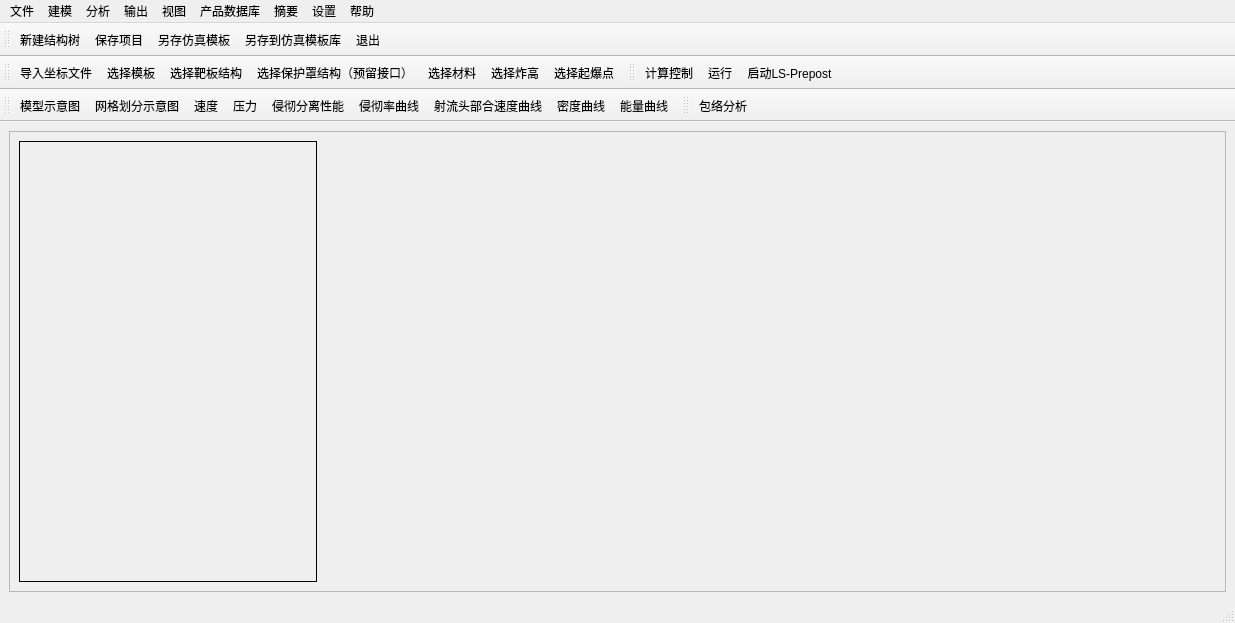
<?xml version="1.0" encoding="UTF-8"?>
<ui version="4.0">
 <class>MainWindow</class>
 <widget class="QMainWindow" name="MainWindow">
  <property name="geometry">
   <rect>
    <x>0</x>
    <y>0</y>
    <width>1235</width>
    <height>623</height>
   </rect>
  </property>
  <property name="windowTitle">
   <string>MainWindow</string>
  </property>
  <widget class="QWidget" name="centralwidget">
   <layout class="QVBoxLayout" name="verticalLayout">
    <item>
     <widget class="QFrame" name="frame">
      <property name="frameShape">
       <enum>QFrame::StyledPanel</enum>
      </property>
      <property name="frameShadow">
       <enum>QFrame::Raised</enum>
      </property>
      <layout class="QHBoxLayout" name="horizontalLayout" stretch="1,3">
       <item>
        <widget class="QStackedWidget" name="stackedWidget_left">
         <property name="maximumSize">
          <size>
           <width>16777215</width>
           <height>16777215</height>
          </size>
         </property>
         <property name="frameShape">
          <enum>QFrame::Panel</enum>
         </property>
         <widget class="QWidget" name="page_2">
          <layout class="QVBoxLayout" name="verticalLayout_2"/>
         </widget>
        </widget>
       </item>
       <item>
        <widget class="QStackedWidget" name="stackedWidget_right">
         <widget class="QWidget" name="page">
          <layout class="QHBoxLayout" name="horizontalLayout_3">
           <property name="spacing">
            <number>0</number>
           </property>
           <property name="leftMargin">
            <number>0</number>
           </property>
           <property name="topMargin">
            <number>0</number>
           </property>
           <property name="rightMargin">
            <number>0</number>
           </property>
           <property name="bottomMargin">
            <number>0</number>
           </property>
          </layout>
         </widget>
        </widget>
       </item>
      </layout>
     </widget>
    </item>
   </layout>
  </widget>
  <widget class="QMenuBar" name="menubar">
   <property name="geometry">
    <rect>
     <x>0</x>
     <y>0</y>
     <width>1235</width>
     <height>22</height>
    </rect>
   </property>
   <widget class="QMenu" name="menu">
    <property name="title">
     <string>文件</string>
    </property>
    <addaction name="newProjectAction"/>
    <addaction name="openProjectAction"/>
    <addaction name="action_3"/>
    <addaction name="saveOtherProjectAction"/>
    <addaction name="saveOtherModelAction"/>
    <addaction name="action_exit"/>
   </widget>
   <widget class="QMenu" name="menu_2">
    <property name="title">
     <string>建模</string>
    </property>
    <addaction name="ImportCoordinate"/>
    <addaction name="SelectModel"/>
    <addaction name="SelectPlateStruct"/>
    <addaction name="SelectProtec"/>
    <addaction name="SelectMaterial"/>
    <addaction name="SelectFireHigh"/>
    <addaction name="SelectInitiation"/>
   </widget>
   <widget class="QMenu" name="menu_3">
    <property name="title">
     <string>分析</string>
    </property>
    <addaction name="CalculationControl"/>
    <addaction name="EnvelopeAnalysis"/>
    <addaction name="Runing"/>
    <addaction name="action_Prepost"/>
   </widget>
   <widget class="QMenu" name="menu_4">
    <property name="title">
     <string>输出</string>
    </property>
    <addaction name="action_21"/>
    <addaction name="action_23"/>
    <addaction name="action_24"/>
    <addaction name="action_moxinxianshi"/>
    <addaction name="action_28"/>
    <addaction name="action_22"/>
    <addaction name="action_29"/>
    <addaction name="action_26"/>
    <addaction name="action_27"/>
   </widget>
   <widget class="QMenu" name="menu_5">
    <property name="title">
     <string>视图</string>
    </property>
    <addaction name="action_32"/>
    <addaction name="action_33"/>
    <addaction name="action_52"/>
    <addaction name="action_53"/>
   </widget>
   <widget class="QMenu" name="menu_6">
    <property name="title">
     <string>产品数据库</string>
    </property>
    <addaction name="action_38"/>
    <addaction name="action_results"/>
   </widget>
   <widget class="QMenu" name="menu_7">
    <property name="title">
     <string>摘要</string>
    </property>
    <addaction name="action_40"/>
    <addaction name="action_42"/>
    <addaction name="action_43"/>
    <addaction name="action_7"/>
    <addaction name="action_9"/>
    <addaction name="action_45"/>
    <addaction name="action_56"/>
   </widget>
   <widget class="QMenu" name="menu_8">
    <property name="title">
     <string>设置</string>
    </property>
    <widget class="QMenu" name="menu_10">
     <property name="title">
      <string>切换用户</string>
     </property>
     <addaction name="action"/>
     <addaction name="action_2"/>
     <addaction name="action_4"/>
    </widget>
    <addaction name="action_46"/>
    <addaction name="action_47"/>
    <addaction name="menu_10"/>
    <addaction name="action_10"/>
   </widget>
   <widget class="QMenu" name="menu_9">
    <property name="title">
     <string>帮助</string>
    </property>
    <addaction name="action_update_log"/>
    <addaction name="action_50"/>
    <addaction name="action_about"/>
   </widget>
   <addaction name="menu"/>
   <addaction name="menu_2"/>
   <addaction name="menu_3"/>
   <addaction name="menu_4"/>
   <addaction name="menu_5"/>
   <addaction name="menu_6"/>
   <addaction name="menu_7"/>
   <addaction name="menu_8"/>
   <addaction name="menu_9"/>
  </widget>
  <widget class="QStatusBar" name="statusbar"/>
  <widget class="QToolBar" name="toolBar">
   <property name="windowTitle">
    <string>toolBar</string>
   </property>
   <property name="toolTip">
    <string/>
   </property>
   <attribute name="toolBarArea">
    <enum>TopToolBarArea</enum>
   </attribute>
   <attribute name="toolBarBreak">
    <bool>false</bool>
   </attribute>
   <addaction name="newProjectAction"/>
   <addaction name="action_3"/>
   <addaction name="saveOtherProjectAction"/>
   <addaction name="saveOtherModelAction"/>
   <addaction name="action_exit"/>
  </widget>
  <widget class="QToolBar" name="toolBar_2">
   <property name="windowTitle">
    <string>toolBar_2</string>
   </property>
   <attribute name="toolBarArea">
    <enum>TopToolBarArea</enum>
   </attribute>
   <attribute name="toolBarBreak">
    <bool>true</bool>
   </attribute>
   <addaction name="ImportCoordinate"/>
   <addaction name="SelectModel"/>
   <addaction name="SelectPlateStruct"/>
   <addaction name="SelectProtec"/>
   <addaction name="SelectMaterial"/>
   <addaction name="SelectFireHigh"/>
   <addaction name="SelectInitiation"/>
  </widget>
  <widget class="QToolBar" name="toolBar_3">
   <property name="windowTitle">
    <string>toolBar_3</string>
   </property>
   <attribute name="toolBarArea">
    <enum>TopToolBarArea</enum>
   </attribute>
   <attribute name="toolBarBreak">
    <bool>false</bool>
   </attribute>
   <addaction name="CalculationControl"/>
   <addaction name="Runing"/>
   <addaction name="action_Prepost"/>
  </widget>
  <widget class="QToolBar" name="toolBar_4">
   <property name="windowTitle">
    <string>toolBar_4</string>
   </property>
   <attribute name="toolBarArea">
    <enum>TopToolBarArea</enum>
   </attribute>
   <attribute name="toolBarBreak">
    <bool>true</bool>
   </attribute>
   <addaction name="action_moxinxianshi"/>
   <addaction name="action_28"/>
   <addaction name="action_23"/>
   <addaction name="action_24"/>
   <addaction name="action_21"/>
   <addaction name="action_22"/>
   <addaction name="action_29"/>
   <addaction name="action_26"/>
   <addaction name="action_27"/>
  </widget>
  <widget class="QToolBar" name="toolBar_5">
   <property name="windowTitle">
    <string>toolBar_5</string>
   </property>
   <attribute name="toolBarArea">
    <enum>TopToolBarArea</enum>
   </attribute>
   <attribute name="toolBarBreak">
    <bool>false</bool>
   </attribute>
   <addaction name="EnvelopeAnalysis"/>
  </widget>
  <action name="newProjectAction">
   <property name="text">
    <string>新建结构树</string>
   </property>
  </action>
  <action name="openProjectAction">
   <property name="text">
    <string>打开项目</string>
   </property>
  </action>
  <action name="action_3">
   <property name="text">
    <string>保存项目</string>
   </property>
  </action>
  <action name="saveOtherProjectAction">
   <property name="text">
    <string>另存仿真模板</string>
   </property>
   <property name="toolTip">
    <string>另存仿真模板</string>
   </property>
  </action>
  <action name="saveOtherModelAction">
   <property name="enabled">
    <bool>true</bool>
   </property>
   <property name="text">
    <string>另存到仿真模板库</string>
   </property>
  </action>
  <action name="action_exit">
   <property name="text">
    <string>退出</string>
   </property>
  </action>
  <action name="ImportCoordinate">
   <property name="text">
    <string>导入坐标文件</string>
   </property>
  </action>
  <action name="SelectPlateStruct">
   <property name="enabled">
    <bool>true</bool>
   </property>
   <property name="text">
    <string>选择靶板结构</string>
   </property>
  </action>
  <action name="SelectProtec">
   <property name="enabled">
    <bool>true</bool>
   </property>
   <property name="text">
    <string>选择保护罩结构（预留接口）</string>
   </property>
  </action>
  <action name="SelectMaterial">
   <property name="enabled">
    <bool>true</bool>
   </property>
   <property name="text">
    <string>选择材料</string>
   </property>
  </action>
  <action name="SelectFireHigh">
   <property name="enabled">
    <bool>true</bool>
   </property>
   <property name="text">
    <string>选择炸高</string>
   </property>
  </action>
  <action name="SelectInitiation">
   <property name="enabled">
    <bool>true</bool>
   </property>
   <property name="text">
    <string>选择起爆点</string>
   </property>
  </action>
  <action name="CalculationControl">
   <property name="text">
    <string>计算控制</string>
   </property>
  </action>
  <action name="EnvelopeAnalysis">
   <property name="text">
    <string>包络分析</string>
   </property>
  </action>
  <action name="Runing">
   <property name="text">
    <string>运行</string>
   </property>
  </action>
  <action name="action_LS_Prepost">
   <property name="text">
    <string>生成工况</string>
   </property>
   <property name="toolTip">
    <string>生成工况</string>
   </property>
  </action>
  <action name="action_20">
   <property name="text">
    <string>仿真报告</string>
   </property>
  </action>
  <action name="action_21">
   <property name="text">
    <string>侵彻分离性能</string>
   </property>
   <property name="toolTip">
    <string>侵彻分离性能</string>
   </property>
  </action>
  <action name="action_22">
   <property name="text">
    <string>侵彻率曲线</string>
   </property>
   <property name="toolTip">
    <string>侵彻率曲线</string>
   </property>
  </action>
  <action name="action_23">
   <property name="text">
    <string>速度</string>
   </property>
   <property name="toolTip">
    <string>速度</string>
   </property>
  </action>
  <action name="action_24">
   <property name="text">
    <string>压力</string>
   </property>
   <property name="toolTip">
    <string>压力</string>
   </property>
  </action>
  <action name="action_26">
   <property name="text">
    <string>密度曲线</string>
   </property>
   <property name="toolTip">
    <string>密度曲线</string>
   </property>
  </action>
  <action name="action_27">
   <property name="text">
    <string>能量曲线</string>
   </property>
   <property name="toolTip">
    <string>能量曲线</string>
   </property>
  </action>
  <action name="action_28">
   <property name="text">
    <string>网格划分示意图</string>
   </property>
   <property name="toolTip">
    <string>网格划分示意图</string>
   </property>
  </action>
  <action name="action_29">
   <property name="text">
    <string>射流头部合速度曲线</string>
   </property>
   <property name="toolTip">
    <string>射流头部合速度曲线</string>
   </property>
  </action>
  <action name="action_32">
   <property name="text">
    <string>Z正向视图</string>
   </property>
   <property name="toolTip">
    <string>Z正向视图</string>
   </property>
  </action>
  <action name="action_33">
   <property name="text">
    <string>Z负向视图</string>
   </property>
   <property name="toolTip">
    <string>Z负向视图</string>
   </property>
  </action>
  <action name="action_34">
   <property name="text">
    <string>复位界面</string>
   </property>
  </action>
  <action name="action_38">
   <property name="enabled">
    <bool>true</bool>
   </property>
   <property name="text">
    <string>产品结构</string>
   </property>
  </action>
  <action name="action_40">
   <property name="enabled">
    <bool>true</bool>
   </property>
   <property name="text">
    <string>材料库</string>
   </property>
  </action>
  <action name="action_41">
   <property name="text">
    <string>切割索型面库</string>
   </property>
  </action>
  <action name="action_42">
   <property name="text">
    <string>靶板结构库</string>
   </property>
  </action>
  <action name="action_43">
   <property name="text">
    <string>保护罩结构库(待开发)</string>
   </property>
  </action>
  <action name="action_45">
   <property name="text">
    <string>仿真模板库</string>
   </property>
  </action>
  <action name="action_46">
   <property name="text">
    <string>软件环境</string>
   </property>
  </action>
  <action name="action_47">
   <property name="text">
    <string>并行窗口运算</string>
   </property>
  </action>
  <action name="action_update_log">
   <property name="text">
    <string>版本更新日志</string>
   </property>
  </action>
  <action name="action_50">
   <property name="text">
    <string>软件使用说明</string>
   </property>
  </action>
  <action name="action_51">
   <property name="text">
    <string>修改版本名称</string>
   </property>
  </action>
  <action name="action_52">
   <property name="text">
    <string>居中视图</string>
   </property>
  </action>
  <action name="action_53">
   <property name="text">
    <string>复位视图</string>
   </property>
  </action>
  <action name="action_56">
   <property name="text">
    <string>仿真报告库</string>
   </property>
  </action>
  <action name="action_about">
   <property name="text">
    <string>关于</string>
   </property>
  </action>
  <action name="SelectModel">
   <property name="text">
    <string>选择模板</string>
   </property>
  </action>
  <action name="action_dis">
   <property name="text">
    <string>位移曲线</string>
   </property>
  </action>
  <action name="action">
   <property name="text">
    <string>普通用户</string>
   </property>
  </action>
  <action name="action_2">
   <property name="text">
    <string>高级用户</string>
   </property>
  </action>
  <action name="action_4">
   <property name="text">
    <string>管理员</string>
   </property>
  </action>
  <action name="action_moxinxianshi">
   <property name="text">
    <string>模型示意图</string>
   </property>
   <property name="toolTip">
    <string>模型示意图</string>
   </property>
  </action>
  <action name="action_Prepost">
   <property name="text">
    <string>启动LS-Prepost</string>
   </property>
   <property name="toolTip">
    <string>启动LS-Prepost</string>
   </property>
  </action>
  <action name="action_results">
   <property name="text">
    <string>仿真数据库</string>
   </property>
  </action>
  <action name="action_5">
   <property name="text">
    <string>仿真报告</string>
   </property>
  </action>
  <action name="action_6">
   <property name="text">
    <string>仿真视频</string>
   </property>
  </action>
  <action name="action_7">
   <property name="text">
    <string>橡胶护套结构库(待开发)</string>
   </property>
  </action>
  <action name="action_9">
   <property name="text">
    <string>紧固件结构库(待开发)</string>
   </property>
  </action>
  <action name="action_10">
   <property name="text">
    <string>修改密码</string>
   </property>
  </action>
 </widget>
 <resources/>
 <connections/>
</ui>
